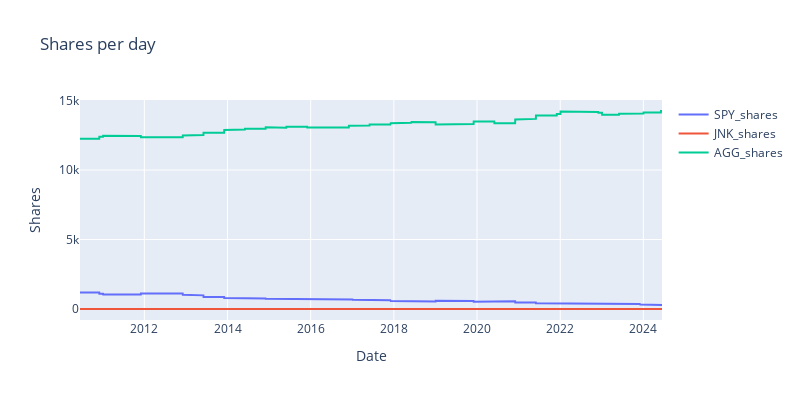
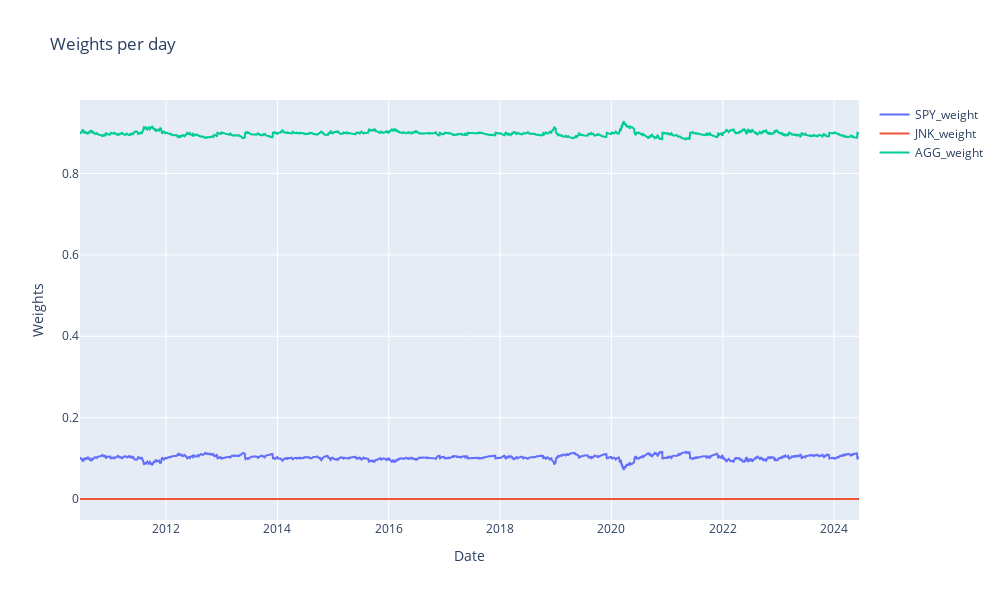

Notebook code cell kept with these figures, in order:
### Code cell
fig = go.Figure()

# Loop through each stock and add a trace for its shares
for stock in stocks:
    fig.add_trace(go.Scatter(x=stock_data.index, y=shares_df[stock+'_shares'], mode='lines', name=stock+'_shares'))

fig.update_layout(title='Shares per day',
                  xaxis_title='Date',
                  yaxis_title='Shares',
                  width=800,
                  height=400)

fig.show()

fig = go.Figure()

# Loop through each stock and add a trace for its shares
for stock in stocks:
    fig.add_trace(go.Scatter(x=stock_data.index, y=stock_data[stock + '_weight'], mode='lines', name=stock + '_weight'))

fig.update_layout(title='Weights per day',
                  xaxis_title='Date',
                  yaxis_title='Weights',
                  width=1000,
                  height=600)

fig.show()

### Figure 1 — Plotly figure (JSON) as saved in the notebook; plotly's stock layout.template omitted (floating-point values rounded to 4 significant figures; data arrays with more than 128 entries replaced by an {"elided": "..."} marker saying what was removed)
{"data": [{"mode": "lines", "name": "SPY_shares", "type": "scatter", "x": {"elided": "3524 str values"}, "y": {"elided": "3525 int values"}}, {"mode": "lines", "name": "JNK_shares", "type": "scatter", "x": {"elided": "3524 str values"}, "y": {"elided": "3525 int values"}}, {"mode": "lines", "name": "AGG_shares", "type": "scatter", "x": {"elided": "3524 str values"}, "y": {"elided": "3525 int values"}}], "layout": {"height": 400, "title": {"text": "Shares per day"}, "width": 800, "xaxis": {"title": {"text": "Date"}}, "yaxis": {"title": {"text": "Shares"}}}}

### Figure 2 — Plotly figure (JSON) as saved in the notebook; plotly's stock layout.template omitted (floating-point values rounded to 4 significant figures; data arrays with more than 128 entries replaced by an {"elided": "..."} marker saying what was removed)
{"data": [{"mode": "lines", "name": "SPY_weight", "type": "scatter", "x": {"elided": "3524 str values"}, "y": {"elided": "3524 float values"}}, {"mode": "lines", "name": "JNK_weight", "type": "scatter", "x": {"elided": "3524 str values"}, "y": {"elided": "3524 int values"}}, {"mode": "lines", "name": "AGG_weight", "type": "scatter", "x": {"elided": "3524 str values"}, "y": {"elided": "3524 float values"}}], "layout": {"height": 600, "title": {"text": "Weights per day"}, "width": 1000, "xaxis": {"title": {"text": "Date"}}, "yaxis": {"title": {"text": "Weights"}}}}
